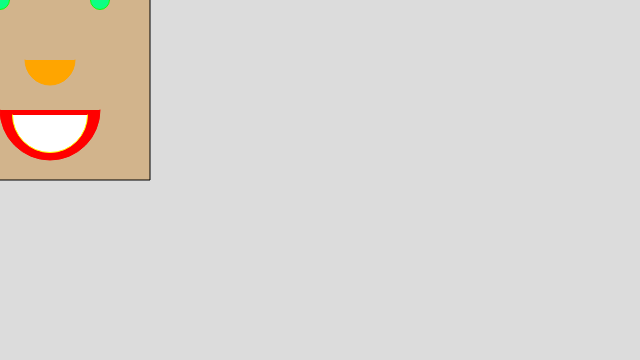
Frame 1 (no input)
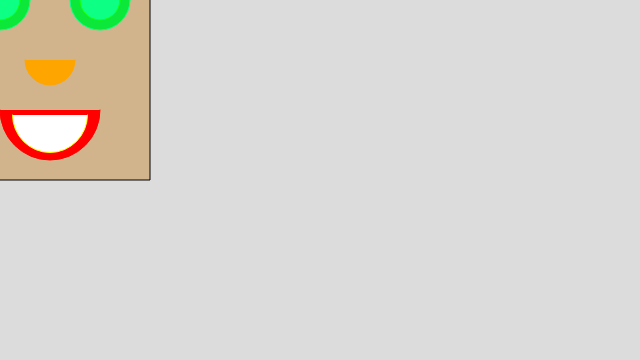
Frame 60 (no input)
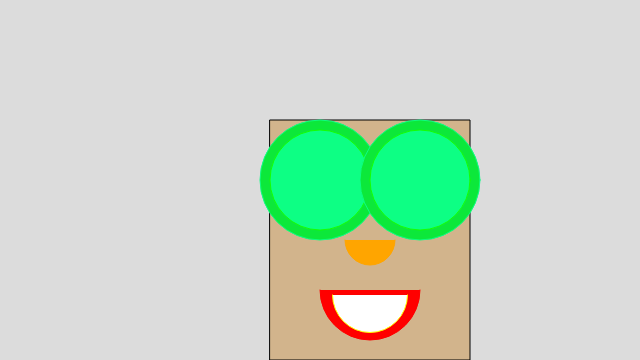
Frame 120 (the mouse pressed at the canvas centre since frame 60)

The p5.js sketch that drew these frames (run headless with seeded random() and noise() and a simulated clock; from frame 60 on, the mouse is pressed at the canvas centre):

// p5.js sketch
// ── sketch.js
/*
Self Portrait 
v2
By Mohammad Islam
*/


function setup() {
	createCanvas(640, 360);
    background(220);
}


function draw() {
    background(220);
      

//eyeVar
var eyeColor = "#0CE83A"
var eyeStrokeFill = "#0DFF84"
var pupilStroke = "#17FF00"
var eyeX = mouseX;
var eyeY = mouseY;
var eyeSize = frameCount;

//headVar
var headStroke = "black"
var headColor = "tan"
var headX = mouseX -50;
var headY = mouseY -60;
var headSize = 200

//noseVar
var noseColor = "orange"

//mouth
var mouthColor = "red"

//teeth
var teethFill = "white"
var teethStroke = "yellow"

//arc Mouth teeth Noise
var arcX = mouseX +50;
var arcY = mouseY +60;
var arcSize = 100
var arcSNS = 0
    

   // Head
	stroke(headStroke);
    fill(headColor);
    rect (headX, headY, headSize, headSize + 40);


    //Left Eye
    stroke(eyeStrokeFill);
    fill(eyeColor);
    ellipse(eyeX, eyeY, eyeSize);
    
    //Left Pupil
    stroke(pupilStroke);
    fill(eyeStrokeFill);
    ellipse(eyeX, eyeY, eyeSize - 20);
    
    //Right Eye
    stroke(eyeStrokeFill);
    fill(eyeColor);
    ellipse(eyeX + 100, eyeY, eyeSize);
    
    //Right Pupil
    stroke(pupilStroke);
    fill(eyeStrokeFill);
    ellipse(eyeX + 100, eyeY, eyeSize - 20);
    
 
    
    
    //Nose
    stroke(noseColor);
    fill(noseColor);
    arc(arcX, arcY, arcSize - 50, arcSize -50, arcSNS, PI);
    
    //Mouth
    stroke(mouthColor);
    fill(mouthColor);
    arc(arcX, arcY + 50, arcSize, arcSize, arcSNS, PI);
    
    //Teeth
    stroke(teethStroke);
    fill(teethFill);
    arc(arcX, arcY + 55, arcSize -25 ,arcSize- 25, arcSNS, PI);
    
    

}

// ── style.css
body {
  font-family: Helvetica;
  margin: 0;
  padding: 0;
  background-image: url("BackGround.jpeg");
  color: white;
}

#container {
  padding: 50px 0;
  width: 500px;
  margin: 0 auto;
}
h1{
    text-align: center;
    font-size: 1em;
    font-family: Zapfino;
    border: 5px groove hotpink;
    padding: 5px;
    margin:3px;
    background-color: dimgray;
}
h2,p,ul{
    font-size: 1em;
    border: 5px groove hotpink;
    padding: 5px;
    margin:3px;
    background-color: dimgray;
}
ul{
    text-align: center;
}
#Pic{
    border: 5px groove hotpink;
    padding: 5px;
    margin:3px;
}


      
             
.link {
  list-style: none;
  font-size: 2em;
}

.link a {
  color: orange;
}

a {
  color: hotpink;
  transition: color 500ms;
}

a:hover {
  color: hotpink;
}
